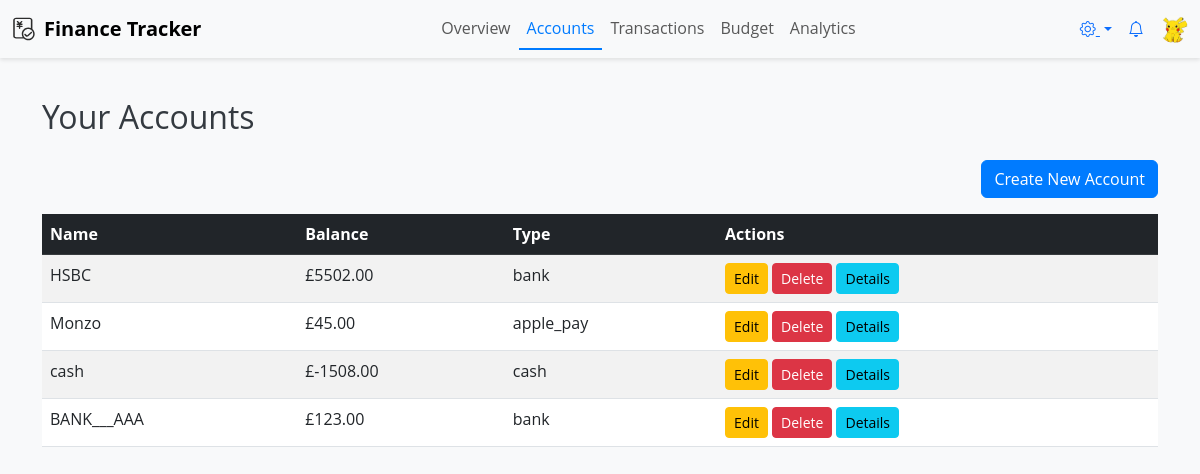
The page /accounts/ (signed in) on the database as committed earlier.
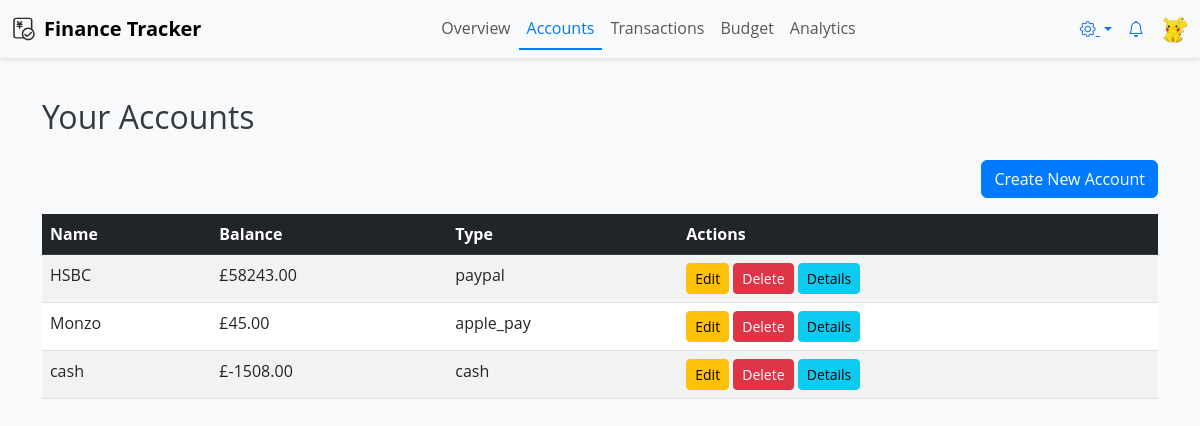
The same page on the database as committed later.
### finance_app/models.py (models this page shows, shortened)
class Account(models.Model):
    user = models.ForeignKey(User, on_delete=models.CASCADE)
    name = models.CharField(max_length=255)  # 账户名称，如“招商银行储蓄卡”
    balance = models.DecimalField(max_digits=12, decimal_places=2, default=0.00)
    account_type = models.CharField(max_length=20, choices=ACCOUNT_TYPE_CHOICES, default='bank')
    currency = models.CharField(max_length=3, choices=CURRENCY_CHOICES, default='GBP')

### finance_app/views.py (the view)
# urls.py: path('accounts/', views.account_list, name='account_list'),
@login_required
def account_list(request):
    accounts = Account.objects.filter(user=request.user)
    return render(request, 'finance_app/account_list.html', {'accounts': accounts})

### templates/finance_app/account_list.html (shortened to what this page needs)
{% extends "base.html" %}
{% block content %}
<div class="container mt-4">
    <h2 class="mb-4">Your Accounts</h2>
    <div class="d-flex justify-content-end">
        <a href="{% url 'finance_app:account_create' %}" class="btn btn-primary mb-3">Create New Account</a>
    </div>
    <table class="table table-striped table-hover">
        <thead class="table-dark">
            <tr>
                <th>Name</th>
                <th>Balance</th>
                <th>Type</th>
                <th>Actions</th>
            </tr>
        </thead>
        <tbody>
            {% for account in accounts %}
            <tr>
                <td>{{ account.name }}</td>
                <td>£{{ account.balance|floatformat:2 }}</td>
                <td>{{ account.account_type }}</td>
                <td>
                    <a href="{% url 'finance_app:account_edit' account.pk %}" class="btn btn-warning btn-sm">Edit</a>
                    <a href="{% url 'finance_app:account_delete' account.pk %}" class="btn btn-danger btn-sm">Delete</a>
                    <a href="{% url 'finance_app:account_detail' account.pk %}" class="btn btn-info btn-sm">Details</a>
                </td>
            </tr>
            {% empty %}
            <tr><td colspan="4" class="text-center text-muted">No accounts found.</td></tr>
            {% endfor %}
        </tbody>
    </table>
</div>
{% endblock %}

Rows that differ between the two databases and show on the page:
removed Account: name "BANK___AAA", balance "123.00", account_type "bank"
changed Account "HSBC": balance "5502.00" → "58243.00"; account_type "bank" → "paypal"
